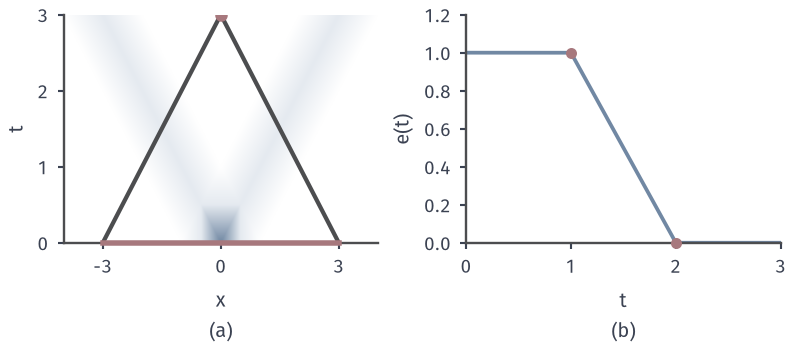

Here is the Python script that generated this plot:
from pathlib import Path
import sys
ROOT = next(p for p in Path(__file__).resolve().parents if (p/"build.sh").is_file() and (p/"tex/book.tex").is_file())
sys.path.insert(0, str(ROOT/"figures/06-differential-equations/02-partial-differential-equations/matplotlib/wave-common"))
from wave_common import *
# Target: local energy of the tent solution inside the backward cone of (0,3), c=1.
fig, axs = figure(width_mm=112, height_mm=50, ncols=2)
ax = axs[0]; style(ax); xs = np.linspace(-4, 4, 801); ts = np.linspace(0, 3, 481); X, TT = np.meshgrid(xs, ts)
field(ax, wave_tent(X, TT), [-4, 4, 0, 3], vmax=1.)
ax.plot([-3, 0, 3], [0, 3, 0], color=LINE, lw=1.7)
ax.plot([-3, 3], [0, 0], color=RED, lw=2.2, clip_on=False, zorder=5)
ax.plot([0], [3], 'o', ms=4, color=RED, zorder=5)
ax.set_xlim(-4, 4); ax.set_ylim(0, 3); ax.set_xticks([-3, 0, 3]); ax.set_yticks([0, 1, 2, 3]); ax.set_ylabel('$t$'); sub(ax, 'a', '$x$')
ax = axs[1]; style(ax); t = np.linspace(0, 3, 601); x = np.linspace(-3.2, 3.2, 25601); dx = x[1]-x[0]
e = []
for tt in t:
    ut = .5*(-tent_d(x-tt)+tent_d(x+tt)); ux = .5*(tent_d(x-tt)+tent_d(x+tt)); m = np.abs(x) <= 3-tt
    e.append(.5*np.sum((ut[m]**2+ux[m]**2))*dx)
e = np.array(e)
ax.plot(t, e, color=BLUE, lw=1.5)
ax.plot([1, 2], [1, 0], 'o', ms=3.4, color=RED, clip_on=False, zorder=5)
ax.set_xlim(0, 3); ax.set_ylim(0, 1.2); ax.set_xticks([0, 1, 2, 3]); ax.set_ylabel('$e(t)$'); sub(ax, 'b', '$t$')
print('e(0),e(1),e(1.5),e(2)=', e[0], e[200], e[300], e[400])
save(fig, HERE(__file__), 'figure', {'formula': 'e(t)=(1/2) int_{|x|<=3-t}(u_t^2+u_x^2) dx by quadrature; equals 1, then 2-t, then 0'})
